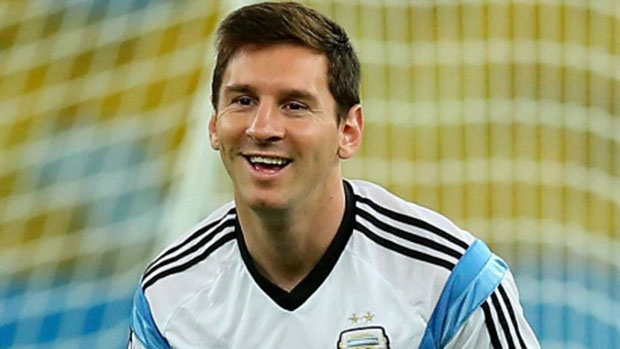
#> input picture Tutorials/messi5.jpg, 620 x 349 px
$ python showMessi.py   (Python 2 division)
#> lines starting #> are read from the running program, lines starting #| are printed output that depends on the picture
import numpy as np
import cv2
from matplotlib import pyplot as plt

# Load an color image in grayscale
img = cv2.imread('messi5.jpg',0)
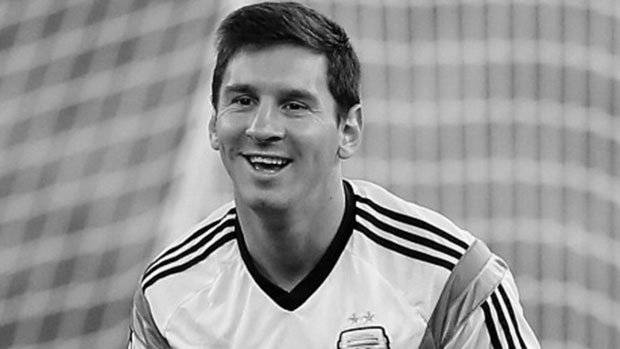
#> img: shape (349, 620); min 0, max 255, mean 150.1
img2 = cv2.imread('messi5.jpg',0)
# print img
# print img.shape[1]

screen_res = 1280, 720
scale_width = screen_res[0] / img.shape[1]
#> scale_width = 2
scale_height = screen_res[1] / img.shape[0]
#> scale_height = 2
scale = min(scale_width, scale_height)
#> scale = 2
window_width = int(img.shape[1] * scale)
#> window_width = 1240
window_height = int(img.shape[0] * scale)
#> window_height = 698

cv2.namedWindow('image', cv2.WINDOW_NORMAL)
cv2.resizeWindow('image', window_width, window_height)

cv2.imshow('image',img)
#cv2.waitKey(1000)
#cv2.destroyAllWindows()
print 'Hit "S" to save. Hit "ESC" to cancel.'

k = cv2.waitKey(0)
#> (key Esc is pressed here)
if k == 27:         # wait for ESC key to exit
    cv2.destroyAllWindows()
elif k == ord('s'): # wait for 's' key to save and exit
    cv2.imwrite('messigray.jpg',img)
    cv2.destroyAllWindows()

plt.imshow(img2, cmap = 'gray', interpolation = 'bicubic')
plt.xticks([]), plt.yticks([])  # to hide tick values on X and Y axis
plt.show()
